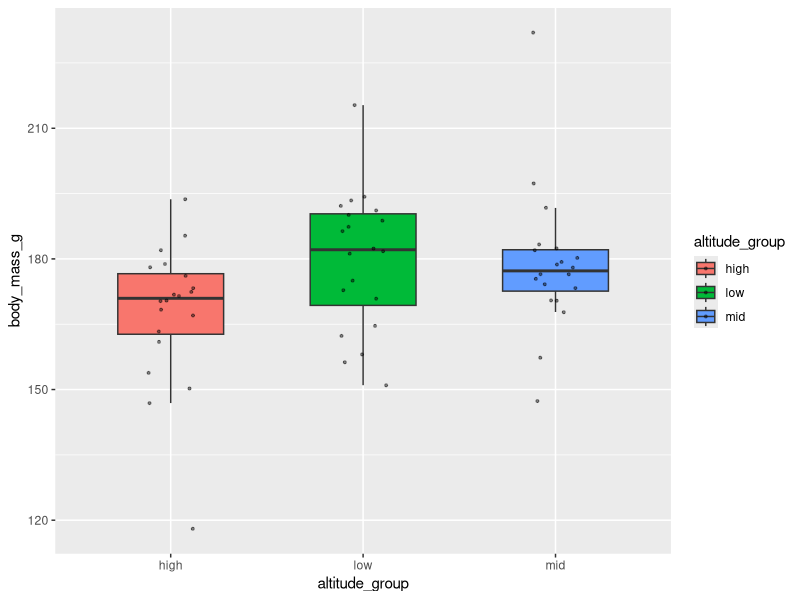

Source code (R):
library(readr); library(dplyr); library(ggplot2)
pika <- read_csv(here::here("assets/data/pika_physiology.csv"),
                 show_col_types = FALSE)
p <- ggplot(pika, aes(altitude_group, body_mass_g, fill = altitude_group)) +
  geom_boxplot(width = .55, outlier.shape = NA) +
  geom_jitter(width = .12, alpha = .45, size = .7)
class(p)
rlang::as_label(p$mapping$x)
range(pika$body_mass_g)
